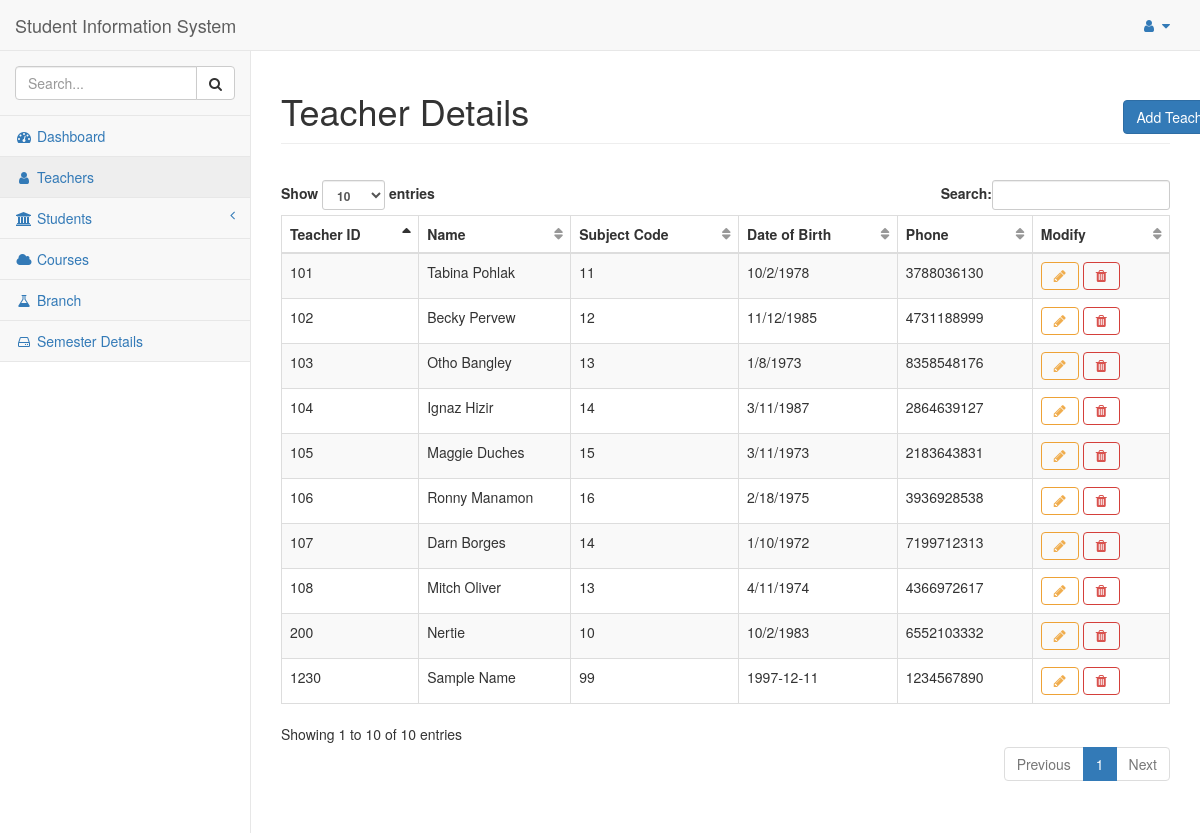
The page /teachers on the database its author committed.
### tables this page shows
CREATE TABLE Teacher
(
 teacher_id    integer NOT NULL ,
 sub_code      integer NOT NULL ,
 teacher_name  text NOT NULL ,
 phone         numeric NOT NULL ,
 date_of_birth date NOT NULL ,
 password      text NOT NULL ,
PRIMARY KEY (teacher_id, sub_code),
FOREIGN KEY (sub_code) REFERENCES Subject(sub_code) ON DELETE CASCADE ON UPDATE CASCADE
);

### flaskapp.py (the view)
@app.route('/teachers')
def teachers():
    global ID
    teacher_list = query_db("SELECT * FROM TEACHER", [])
    return render_template("/teachers_info.html", id=ID,
                           teacher_list=teacher_list)

### flaskapp.py (called while the page is built)
def get_db():
    db = getattr(g, '_database', None)
    if db is None:
        db = g._database = sqlite3.connect(DATABASE)
        db.create_function('avg', 3, average)
        db.row_factory = sqlite3.Row
    return db

def query_db(query: object, args: object,
             one: object = False) -> object:
    cur = get_db().execute(query, args)
    rv = cur.fetchall()
    cur.close()
    return (rv[0] if rv else None) if one else rv

@app.teardown_appcontext
def close_connection(exception):
    db = getattr(g, '_database', None)
    if db is not None:
        db.close()

### templates/teachers_info.html
{% extends "base.html" %}
{% block title %}
  <div class="row">
    <div class="col-lg-11">
      Teacher Details
    </div>
    <div class="col-lg-1">
      <button class="btn btn-primary btn-xl"  onclick="window.location.href='/add/teacher'">Add Teacher</button>
    </div>
  </div>
{% endblock %}
{% block content %}
  <div class="row" style="align-content: center; padding-bottom: 16px;">
  </div>
  <table class="table table-striped table-bordered table-hover dataTable no-footer dtr-inline collapsed" style="width: 100%;" id="dataTables">
    <thead>
      <tr>
        <th scope="col">Teacher ID</th>
        <th scope="col">Name</th>
        <th scope="col">Subject Code</th>
        <th scope="col">Date of Birth</th>
        <th scope="col">Phone</th>
        <th scope="col">Modify</th>
      </tr>
    </thead>
    {% for teacher in teacher_list: %}
      <tr>
        <td>{{ teacher["teacher_id"] }}</td>
        <td>{{ teacher["teacher_name"] }}</td>
        <td>{{ teacher["sub_code"] }}</td>
        <td>{{ teacher["date_of_birth"] }}</td>
        <td>{{ teacher["phone"] }}</td>
        <td>
          <button type="button" class="btn btn-outline btn-warning fa fa-pencil" onclick="window.location.href='/modify/teacher/{{ teacher['teacher_id'] }}'"></button>
          <button type="button" class="btn btn-outline btn-danger fa fa-trash" onclick="window.location.href='/delete/teacher/{{ teacher['teacher_id'] }}'"></button>
        </td>
      </tr>
    {% endfor %}
  </table>
  <div id="placeholder" style="width:600px;height:300px"></div>
{% endblock %}

### rows shown on the page
Teacher: teacher_id "200", teacher_name "Nertie", sub_code "10", date_of_birth "10/2/1983", phone "6552103332"
Teacher: teacher_id "101", teacher_name "Tabina Pohlak", sub_code "11", date_of_birth "10/2/1978", phone "3788036130"
Teacher: teacher_id "102", teacher_name "Becky Pervew", sub_code "12", date_of_birth "11/12/1985", phone "4731188999"
Teacher: teacher_id "103", teacher_name "Otho Bangley", sub_code "13", date_of_birth "1/8/1973", phone "8358548176"
Teacher: teacher_id "104", teacher_name "Ignaz Hizir", sub_code "14", date_of_birth "3/11/1987", phone "2864639127"
Teacher: teacher_id "105", teacher_name "Maggie Duches", sub_code "15", date_of_birth "3/11/1973", phone "2183643831"
Teacher: teacher_id "106", teacher_name "Ronny Manamon", sub_code "16", date_of_birth "2/18/1975", phone "3936928538"
Teacher: teacher_id "107", teacher_name "Darn Borges", sub_code "14", date_of_birth "1/10/1972", phone "7199712313"
Teacher: teacher_id "108", teacher_name "Mitch Oliver", sub_code "13", date_of_birth "4/11/1974", phone "4366972617"
Teacher: teacher_id "1230", teacher_name "Sample Name", sub_code "99", date_of_birth "1997-12-11", phone "1234567890"
